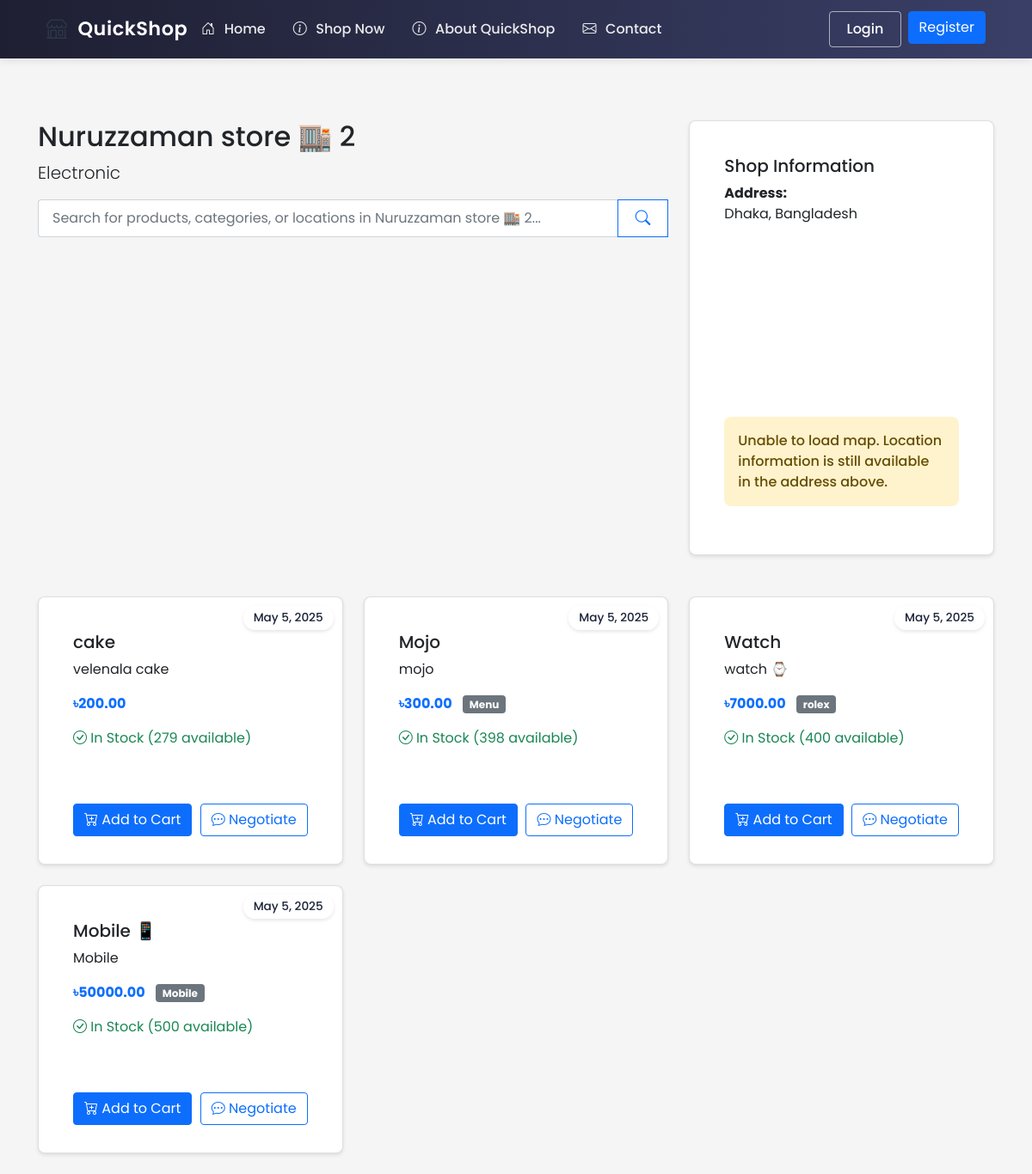
/shop/1, run on an earlier commit of the app's database.
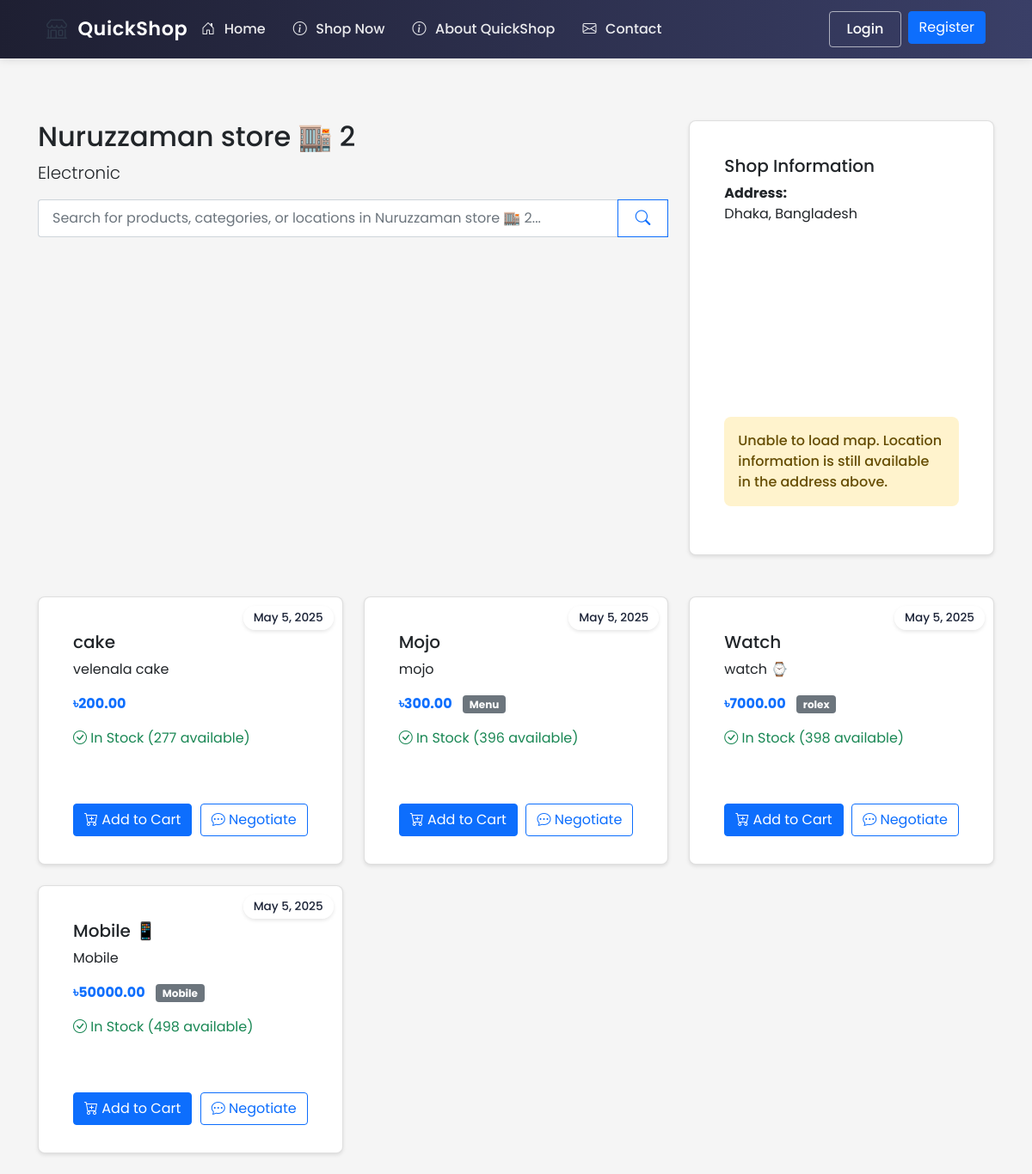
And on a later commit of the database.
### ecommerce/models/shop.py (models this page shows, shortened)
class Shop(db.Model):
    id = db.Column(db.Integer, primary_key=True)
    name = db.Column(db.String(100), nullable=False)
    description = db.Column(db.Text)
    about = db.Column(db.Text)  # New field for shop-specific About content
    owner_id = db.Column(db.Integer, db.ForeignKey('user.id'), nullable=False)
    location_lat = db.Column(db.Float, nullable=True)
    location_lng = db.Column(db.Float, nullable=True)
    address = db.Column(db.String(200), nullable=True)
    images = db.relationship('Image', lazy=True,
                           foreign_keys='Image.shop_id',
                           cascade="all, delete-orphan",
                           backref=db.backref('shop_ref', lazy=True))
    phone = db.Column(db.String(20))
    email = db.Column(db.String(120))
    website = db.Column(db.String(200))
    business_hours = db.Column(db.Text)  # Stored as JSON string
    created_at = db.Column(db.DateTime, default=datetime.utcnow)
    is_active = db.Column(db.Boolean, default=True)
    products = db.relationship('Product', backref='shop', lazy=True)

class Product(db.Model):
    id = db.Column(db.Integer, primary_key=True)
    name = db.Column(db.String(100), nullable=False)
    description = db.Column(db.Text)
    price = db.Column(db.Float, nullable=False)
    stock = db.Column(db.Integer, nullable=False, default=0)
    shop_id = db.Column(db.Integer, db.ForeignKey('shop.id'), nullable=False)
    category = db.Column(db.String(50))  # Add category field
    created_at = db.Column(db.DateTime, default=datetime.utcnow)
    images = db.relationship('Image', lazy=True,
                           foreign_keys='Image.product_id',
                           cascade="all, delete-orphan",
                           backref=db.backref('product_ref', lazy=True))
    rating = db.Column(db.Float, default=0.0)  # Average rating
    rating_count = db.Column(db.Integer, default=0)  # Number of ratings
    reviews = db.relationship(Review, backref='product', lazy=True)
    min_price = db.Column(db.Float)  # Minimum acceptable price
    max_discount_percentage = db.Column(db.Float, default=20.0)  # Maximum allowed discount
    continue_iteration = db.Column(db.Boolean, default=False)  # Whether to continue negotiation after max discount
    def is_negotiable(self):
        return self.min_price is not None and self.min_price < self.price

### ecommerce/routes/shop.py (the view)
@shop_bp.route('/<int:shop_id>')
def view(shop_id):
    shop = Shop.query.get_or_404(shop_id)
    return render_template('shop/view.html', shop=shop)

### ecommerce/templates/shop/view.html (shortened to what this page needs)
{% extends "base.html" %}
{% block content %}
<div class="container mt-4">
    <div class="row mb-4">
        <div class="col-md-8">
            <h2>{{ shop.name }}</h2>
            <p class="lead">{{ shop.description }}</p>
            <form class="search-form mb-4" action="{{ url_for('main.search') }}" method="GET">
                <div class="input-group">
                    <input class="form-control search-input" type="search" name="q"
                           placeholder="Search for products, categories, or locations in {{ shop.name }}..."
                           value="{{ request.args.get('q', '') }}"
                           aria-label="Search" autocomplete="off">
                    <button class="btn btn-outline-primary" type="submit">
                        <i class="bi bi-search"></i>
                    </button>
                </div>
            </form>
        </div>
        <div class="col-md-4">
            <div class="card">
                <div class="card-body">
                    <h5 class="card-title">Shop Information</h5>
                    <p><strong>Address:</strong><br>
                    {{ shop.address }}</p>
                    <div id="map" style="height: 200px;"></div>
                    <div id="mapError" class="alert alert-warning mt-2" style="display: none;">
                        Unable to load map. Location information is still available in the address above.
                    </div>
                </div>
            </div>
        </div>
    </div>
    <div class="row">
        {% for product in shop.products %}
            <div class="col-md-4 mb-4">
                <div class="card h-100 product-card">
                    <span class="date-badge">May 5, 2025</span>
                    <div class="card-body">
                        <h5 class="card-title">{{ product.name }}</h5>
                        <p class="card-text">{{ product.description[:100] }}{% if product.description|length > 100 %}...{% endif %}</p>
                        <p class="card-text">
                            <strong class="text-primary">৳{{ "%.2f"|format(product.price) }}</strong>
                            {% if product.category %}
                                <span class="badge bg-secondary ms-2">{{ product.category }}</span>
                            {% endif %}
                        </p>
                        {% if product.stock > 0 %}
                            <p class="text-success">
                                <i class="bi bi-check-circle"></i> In Stock ({{ product.stock }} available)
                            </p>
                        {% else %}
                            <p class="text-danger">
                                <i class="bi bi-x-circle"></i> Out of Stock
                            </p>
                        {% endif %}
                    </div>
                    <div class="card-footer bg-transparent border-top-0 d-flex justify-content-between">
                        {% if product.stock > 0 %}
                            <button class="btn btn-primary add-to-cart"
                                    data-product-id="{{ product.id }}"
                                    data-product-name="{{ product.name }}">
                                <i class="bi bi-cart-plus"></i> Add to Cart
                            </button>
                            {% if product.is_negotiable() %}
                                <button class="btn btn-outline-primary negotiate-price"
                                        data-product-id="{{ product.id }}"
                                        data-product-name="{{ product.name }}"
                                        data-price="{{ product.price }}">
                                    <i class="bi bi-chat-dots"></i> Negotiate
                                </button>
                            {% endif %}
                        {% else %}
                            <button class="btn btn-secondary" disabled>Out of Stock</button>
                        {% endif %}
                    </div>
                </div>
            </div>
        {% else %}
            <div class="col-12">
                <div class="alert alert-info">
                    No products available in this shop yet.
                </div>
            </div>
        {% endfor %}
    </div>
</div>
{% endblock %}

What changed in the data, as far as the page shows it:
changed Product "cake": stock "279" → "277"
changed Product "Mojo": stock "398" → "396"
changed Product "Watch": stock "400" → "398"
changed Product "Mobile 📱": stock "500" → "498"
